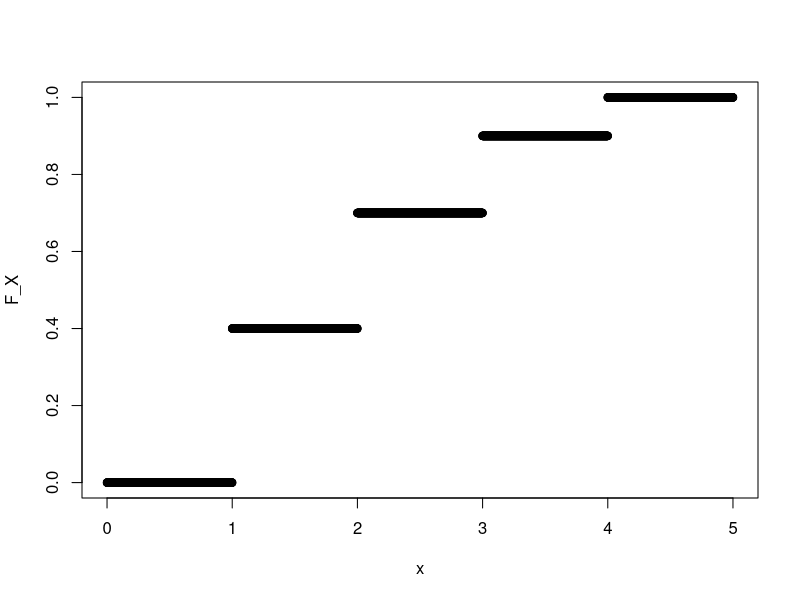
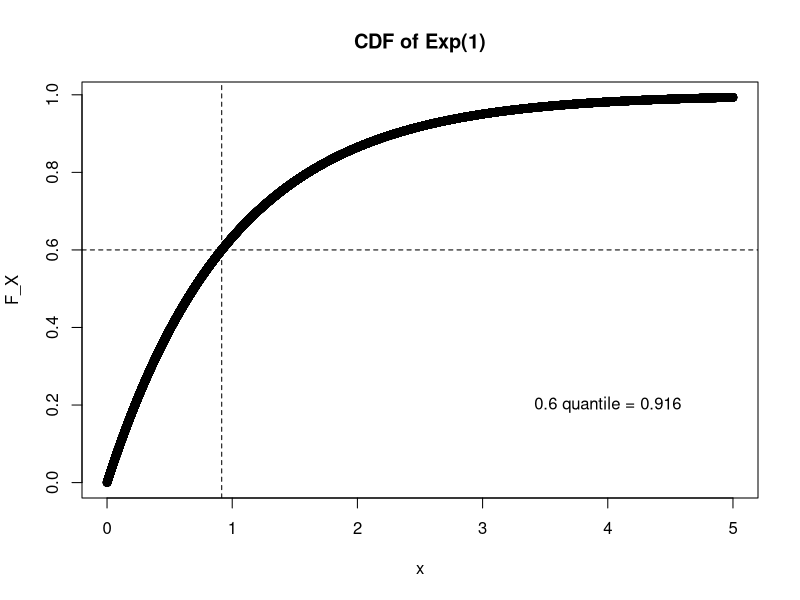
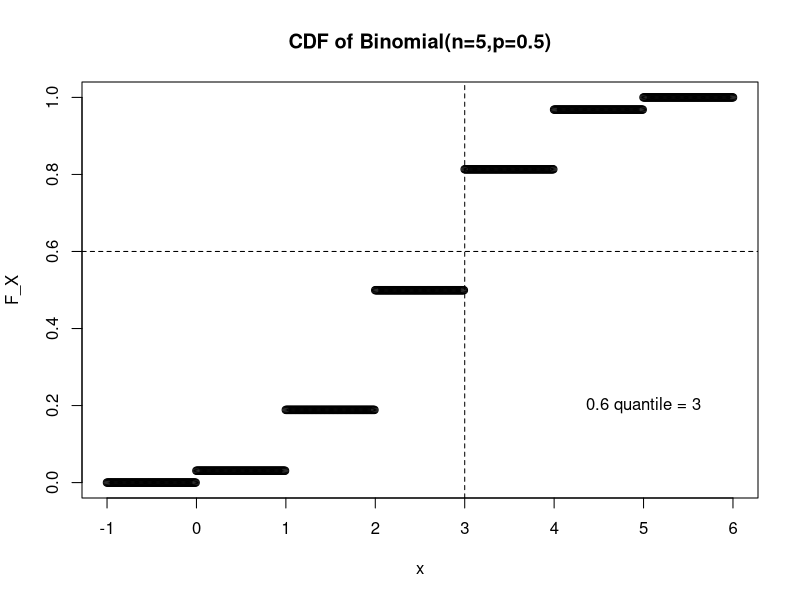
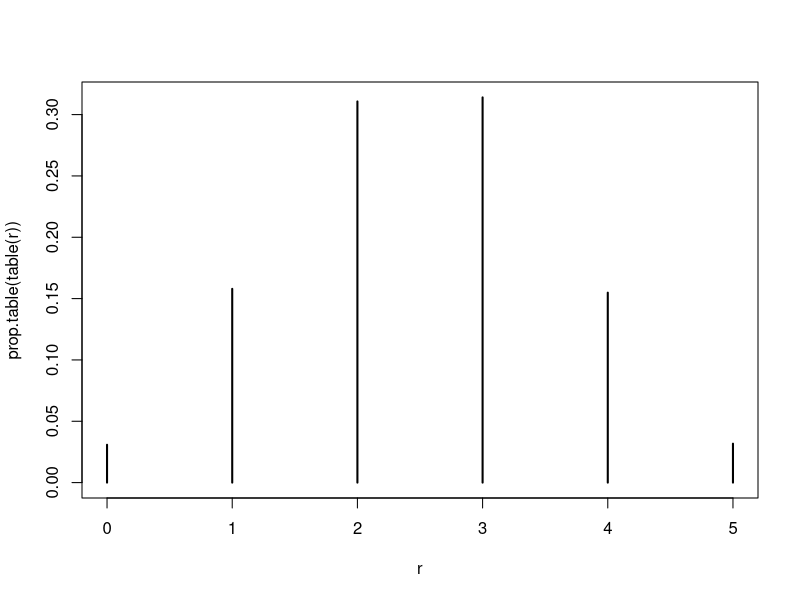
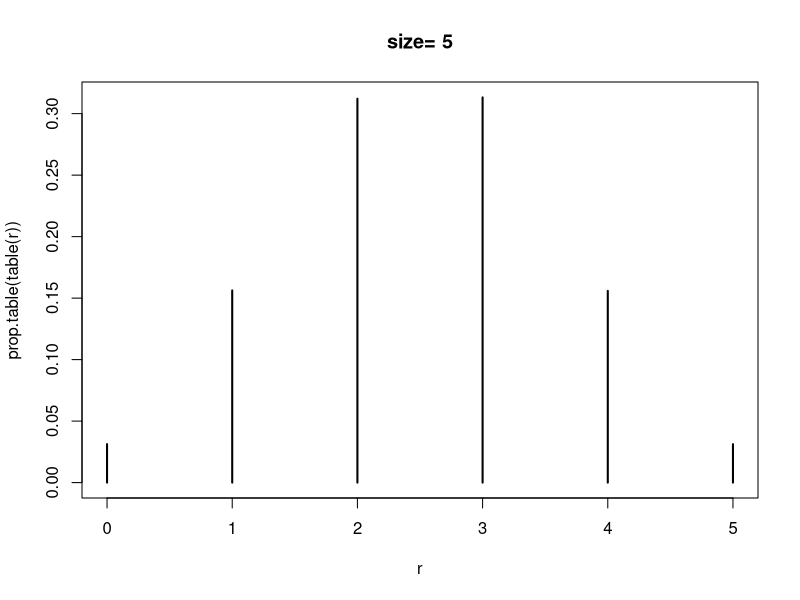
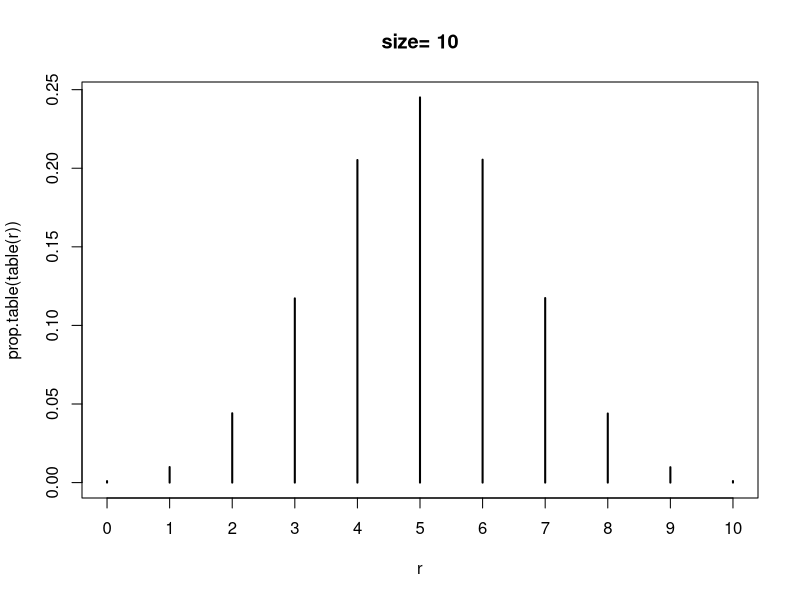
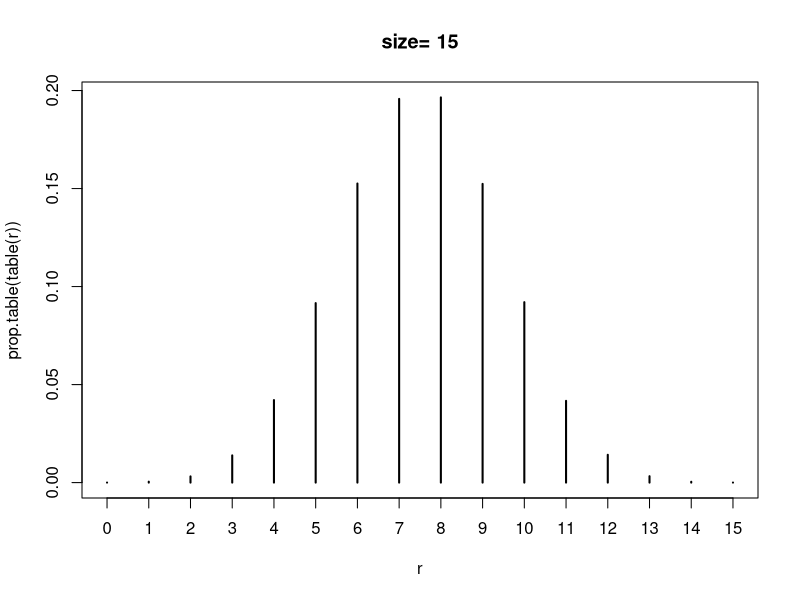
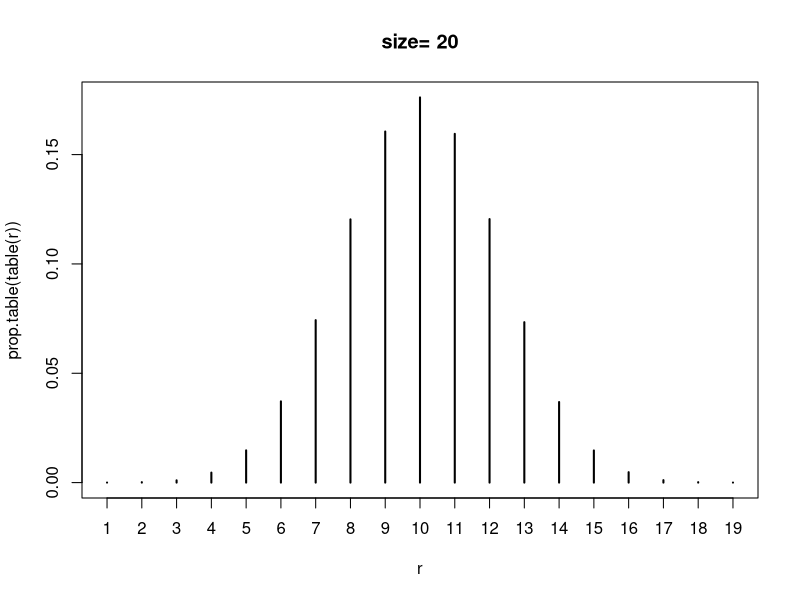

R code for these plots, in order:
#### R code for week 2 ####

###########################################
##### CDF from Finite Population      #####
##### Week-2, Slide-  8               #####
###########################################


d=c(1,1,2,1,2,3,3,1,2,4)

########################
#Simple example first
x=1.5     #Let's calculate the F_X for one specific value of x

#Creating an inddicator vector....
d<=x      #Checks each element of d to see if the value is less or equal to 1.5 or not. Produces TRUE/FALSE or 1/0...

mean(d<=x) # calculating mean of an indicator vector = probability...
########################


#We will keep changing the value of x and will evaluate "mean(d<=x)" over and over again...

#Let's do the whole calculation now using a for loop...

x=seq(   min(d)-1  , max(d)+1  ,  by=0.001)    #a sequence of x values for which F_X will be calculated

F_X=numeric( length(x) )                       # defining a numeric vector with length = length of x

for(i in 1:length(x)){                         # i = 1,2,3,...., length(x)
  
  # taking the ith item from vector x, evaluating mean(d<=x) and saving it as the ith element in the F_X vector.
  F_X[i] = mean( d <= x[i]  )                   
  
}


#PLoting the CDF
plot(x,F_X)



#frequency table
table(d)

#relative frequency table, in other words it's f_X
prop.table(table(d))

#Cumulative relative frequency, in other words it's F_X
cumsum(prop.table(table(d)))






###############################
##### Ploting Exp(1) CDF  #####
###############################


#defining the x vector...
x=seq(0,5,by=0.0001)

#since we know CDF of Exp(1) is 1-e^(-x), using this to evaluate F_X. 
#Hence no looping here as the previous example...
F_X=1-exp(-x)

plot(x,F_X,main="CDF of Exp(1)")

abline(h=0.6,lty=2)          #adding a horizontal line... lty=2 produces dashed line...
abline(v=0.916,lty=2)
text(4,0.2,"0.6 quantile = 0.916")


which.min(  abs(  F_X -  0.6 )   )   # finds out the position of the F_X vector at which the value is closest to 0.6

#abs( ) calculates the absolute value of the argument inside the ( ) 


x[   which.min(abs(F_X-0.6))     ]    # Findng the value of x which produced the F_X that's closest to 0.6




#If the above which.min( ) code was confusing 
#take a look at this following 4 lines...
###########################################
x=seq(0,5,by=0.5)
F_X=1-exp(-x)

#take a look at the output this follwing line and think why the next lines gives x=1
cbind(x,  F_X, abs(F_X-0.6))     # prints the vector of x, vector of F_X, vector of absolute difference of 

x[   which.min(abs(F_X-0.6))     ] 
###########################################






#########################################
##### Plotting CDF of Bin(n=5,p=0.5) ####
#########################################


r=rbinom(  n=100000,  size=5,  p=0.5)
x=seq(-1,6,by=0.01)

F_X=numeric(length(x))
for(i in 1:length(x)){
  F_X[i]=mean(r<=x[i])
}

plot(x,F_X,main="CDF of Binomial(n=5,p=0.5)")

abline(h=0.6,lty=2)
abline(v=3,lty=2)
text(5,0.2,"0.6 quantile = 3")


#Finding the smallest x satisfying p<=F_X(x), ref: first 3 lines on slide 14
min(   x[    0.6<=F_X   ]    )



#we can plot a pmf fairly easily...
plot(     prop.table(   table(r)  )   )




###############################################################
#A little animation (not really...)
n=seq(5,55,by=5)
for (i in n){
  r=rbinom(1000000,size=i,p=0.5)
  plot( prop.table(   table(r)  )  ,    main = paste0("size= ",i))   #paste0(combines)
  Sys.sleep(1)   # stops executing anything for 1 sec...
}
################################################################


#the paste0( ) in the title of the plot command joins two elements and produces a string...
paste0("STA-","261")

#another way...
cn=261
paste0("STA-",cn)





#%%%%%%%%%%%%%%%%%%%%%%%%%%%%%%%%%%%%%%%%%%%%%%%%%%%%#
#%%%%%%%%%%%%%%%%%%%%%%%%%%%%%%%%%%%%%%%%%%%%%%%%%%%%#

###############################
##### Home work question ######
###############################

#Ques-1
#say we don't know the functional form of the cdf of Exp(1)...
#Try to plot the the cdf using random numbers generated from Exp(1)...
#Hint: The binomial example above... 


#Ques-2
#Can make an animation(!) showing Poisson pmf taking the form of Normal distribution

#%%%%%%%%%%%%%%%%%%%%%%%%%%%%%%%%%%%%%%%%%%%%%%%%%%%%#
#%%%%%%%%%%%%%%%%%%%%%%%%%%%%%%%%%%%%%%%%%%%%%%%%%%%%#





#############################
#### Density Histogram  #####
#### Exercise 5.4.5     #####
#### E&R page 278       #####
#############################

x = c(3.9, 7.2, 6.9, 4.5, 5.8, 3.7, 4.4, 4.5, 5.6, 2.5,
      4.8, 8.5, 4.3, 1.2, 2.3, 3.1, 3.4, 4.8, 1.8, 3.7)

#Histogram with frequency/counts. R decides by itself on the interval boundaries.... 
hist(x)

#Density histogram
hist(x,freq=FALSE)


#Density histogram with user given intervals...
hist(x,freq=FALSE, breaks = c(1, 4.5, 5.5, 6.5, 10 ), include.lowest = FALSE)


#If you don't want the plot, rather want the actual numbers...
hist(x, breaks = c(1, 4.5, 5.5, 6.5, 10 ), include.lowest = FALSE, plot=FALSE)

#If you want to check the R documentation of any command, type ?followed by the command. For example 
?hist





#################################
##### Calculating quantiles #####
##### Slide - 16            #####
#################################

x=c(-2.1,-0.3,0.4,1.2,1.5,2.1,2.2,3.3,4.0)

# The linear interpolation formula we learned is the "type=4" 
# out of the 9 types of quantile calculating formula available in R

Q1= quantile(x,   0.25,  type=4)

Q3= quantile(x,   0.75,  type=4)

iqr = IQR(x,type=4)

#Calculating Median, slide 17

#Option 1
quantile(x,0.5,type=4)

#Option 2
quantile(x,0.5)




####################################
#### Boxplot (default one)      ####
####################################

#the numbers on this plot are slightly different from what you got from the quantile(   ,type=4) function...
#boxplot ( ) uses it's own definition of quantiles...
#in practice with large enough data, they all are very similar...
#If you are intersted take a look at the documentation of boxplot( ) command...


boxplot(x)   # the plot itself...
boxplot(x, horizontal = TRUE) 

#In case you don't want the plot rather want the numbers...
boxplot.stats(x)$stats